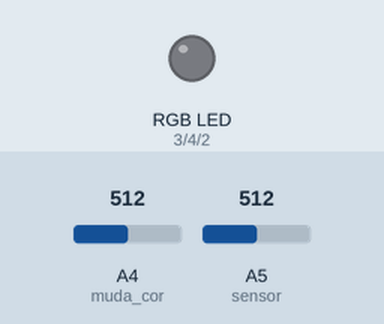
Simulated run of this sketch. Board: Arduino Uno, built with avr-gcc and run on an emulated ATmega328P. On the bench: an RGB LED mixed from three pins (HIGH = lit). Inputs (shaded band) come from the test bench; at power-on: A5 (sensor) = 512, A4 (muda_cor) = 512.

Above: at 1.2 s.
1.3 s: A5 (sensor) set to 782
2.8 s: A5 (sensor) set to 812
At 3.3 s:
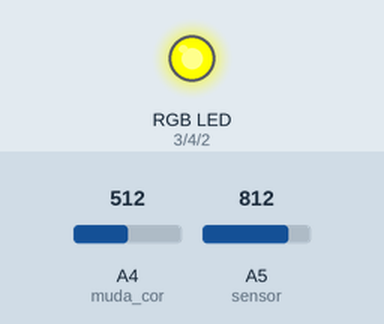
4.3 s: A4 (muda_cor) set to 675
5.8 s: A4 (muda_cor) set to 697
At 6.8 s:
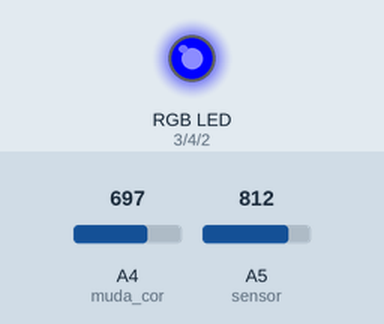
7.3 s: A4 (muda_cor) set to 306
At 7.9 s:
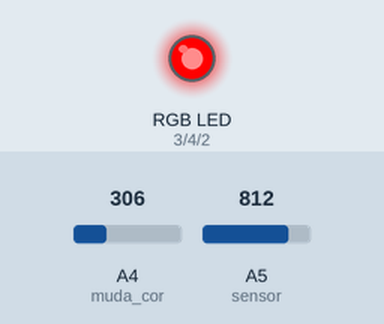
8.8 s: A4 (muda_cor) set to 338
10.3 s: A4 (muda_cor) set to 361
At 11.4 s:
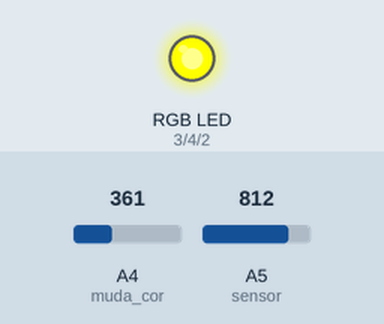
Timing chart, 0 to 12.8 s (numbered marks = the images above; inputs shaded):
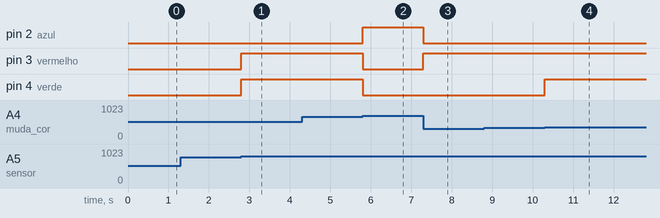

Measured:
- the behaviour switches between 800 and 801 on A5 (sensor) (found by bisection; images 0 and 1)
- the behaviour switches between 686 and 687 on A4 (muda_cor) (found by bisection; images 1 and 2)
- the behaviour switches between 348 and 349 on A4 (muda_cor) (found by bisection; images 3 and 4)
- after the input at 1.3 s, every drawn part: stays the same
- after the input at 2.8 s, pin 3 (vermelho), pin 4 (verde): LOW → HIGH at once
- after the input at 4.3 s, every drawn part: stays the same
- after the input at 5.8 s, pin 2 (azul): LOW → HIGH at once; pin 3 (vermelho), pin 4 (verde): HIGH → LOW at once
- after the input at 7.3 s, pin 2 (azul): HIGH → LOW at once; pin 3 (vermelho): LOW → HIGH at once
- after the input at 8.8 s, every drawn part: stays the same
- after the input at 10.3 s, pin 4 (verde): LOW → HIGH at once

The sketch:

Sistema_de_ilumina__o.ino
```cpp
//Pino do sensor de luminosidade
#define sensor A5

//Pino do potenciometro para mudar as cores
#define muda_cor A4

//Pinos dos LEDs RGBs
#define azul 2
#define vermelho 3
#define verde 4

void setup() {

  //Definição dos pinos
  pinMode(muda_cor, INPUT);
  pinMode(sensor, INPUT);
  pinMode(vermelho, OUTPUT);
  pinMode(azul, OUTPUT);
  pinMode(verde, OUTPUT);

}

void loop() {

  //Ler os valores do potenciometro e do sensor
  float escolheCor = analogRead(muda_cor);
  float luz = analogRead(sensor);

  if (luz > 800) {

    //Chama o void para decidir qual cor acenderá
    muda_cores(escolheCor);

  } else {

    //Desliga a iluminação
    digitalWrite(vermelho, LOW);
    digitalWrite(azul, LOW);
    digitalWrite(verde, LOW);

  }
}

void muda_cores(float valor) {

  //Mapear os valores do potenciometro de 0 a 100
  int cores = map(valor, 0, 1024, 0, 100);

  if ((cores > 33) && (cores <= 66)) {

    //Definir cor amarela
    digitalWrite(verde, HIGH);
    digitalWrite(vermelho, HIGH);
    digitalWrite(azul, LOW);

   } else if (cores > 66) {

    //Definir cor azul
    digitalWrite(azul, HIGH);
    digitalWrite(vermelho, LOW);
    digitalWrite(verde, LOW);

  } else {

    //Definir cor vermelha
    digitalWrite(vermelho, HIGH);
    digitalWrite(azul, LOW);
    digitalWrite(verde, LOW);

  }
}
```
